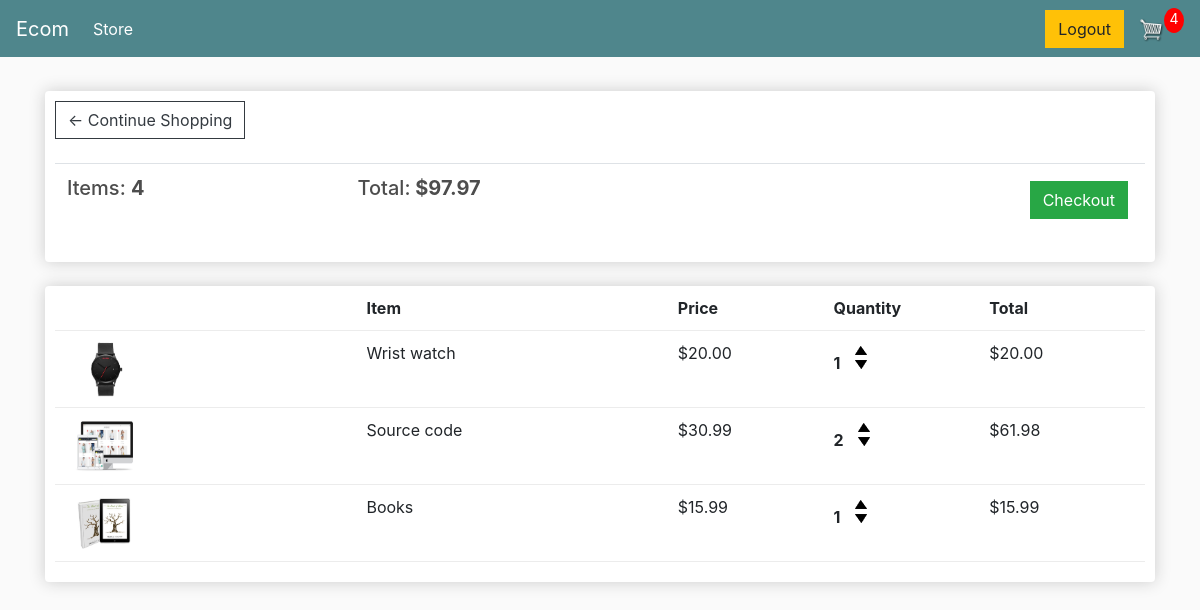
The app's page /cart/ (signed in) with its own data.
### store/models.py (models this page shows, shortened)
class Order(models.Model):
    customer = models.ForeignKey(Customer, on_delete=models.CASCADE, null=True, blank=True)
    date_ordered = models.DateTimeField(auto_now_add=True)
    complete = models.BooleanField(default=False, null=True, blank=True)
    transaction_id = models.CharField(max_length=200)
    @property
    def get_cart_total(self):
        orderitems = self.orderitem_set.all()
        total = sum([item.get_total for item in orderitems])
        return total
    @property
    def get_cart_item(self):
        orderitems = self.orderitem_set.all()
        total = sum([item.quantity for item in orderitems])
        return total

class OrderItem(models.Model):
    order = models.ForeignKey(Order, on_delete=models.CASCADE, null=True, blank=True)
    product = models.ForeignKey(Products, on_delete=models.CASCADE, null=True, blank=True)
    quantity = models.IntegerField(default=0, blank=True, null=True)
    date_added = models.DateTimeField(auto_now_add=True)
    @property
    def get_total(self):
        total = self.product.price * self.quantity
        return total

class Products(models.Model):
    product_name = models.CharField(max_length=200)
    price = models.DecimalField(max_digits=10, decimal_places=2)
    description = models.TextField()
    images = models.ImageField()
    digital = models.BooleanField(default=False, null=True, blank=False)

### store/views.py (the view)
# urls.py: path('cart/', views.cart, name="cart"),
def cart(request):
    if request.user.is_authenticated:
        customer = request.user.customer
        order, created = Order.objects.get_or_create(customer=customer, complete=False)
        items = order.orderitem_set.all()
        cartItems = order.get_cart_item
    else:
        items = []
        order = {'get_cart_total' : 0, 'get_cart_item' : 0, 'shipping' : False}
        cartItems = order['get_cart_item']
    context = {'items' : items, 'order' : order, 'cartItems' : cartItems }
    return render(request, 'store/cart.html', context)

### store/templates/store/cart.html
{% extends 'store/main.html' %}
{% load static %}
{% block content %}
	<div class="row">
		<div class="col-lg-12">
			<div class="box-element">
				<a  class="btn btn-outline-dark" href="{% url 'store' %}">&#x2190; Continue Shopping</a>
				<br>
				<br>
				<table class="table">
					<tr>
						<th><h5>Items: <strong>{{order.get_cart_item}}</strong></h5></th>
						<th><h5>Total:<strong> ${{order.get_cart_total}}</strong></h5></th>
						<th>
							<a  style="float:right; margin:5px;" class="btn btn-success" href="{% url 'checkout' %}">Checkout</a>
						</th>
					</tr>
				</table>
			</div>
			<br>
			<div class="box-element">
				<div class="cart-row">
					<div style="flex:2"></div>
					<div style="flex:2"><strong>Item</strong></div>
					<div style="flex:1"><strong>Price</strong></div>
					<div style="flex:1"><strong>Quantity</strong></div>
					<div style="flex:1"><strong>Total</strong></div>
				</div>
				{% for item in items %}
				<div class="cart-row">
					<div style="flex:2"><img class="row-image" src="{{item.product.images.url}}"></div>
					<div style="flex:2"><p>{{item.product.product_name}}</p></div>
					<div style="flex:1"><p>${{item.product.price| floatformat:2}}</p></div>
					<div style="flex:1">
						<p class="quantity">{{item.quantity}}</p>
						<div class="quantity">
							<img data-product={{item.product.id}}  data-action='add' class="chg-quantity update-cart  "    src="{% static  'images/arrow-up.png' %}">
							<img data-product={{item.product.id}}  data-action='remove' class="chg-quantity update-cart  " src="{% static  'images/arrow-down.png' %}">
						</div>
					</div>
					<div style="flex:1"><p>${{item.get_total}}</p></div>
				</div>
				{% endfor %}
			</div>
		</div>
	</div>
{% endblock content %}

### store/templates/store/main.html (shortened to what this page needs)
<!DOCTYPE html>
{% load static %}
<html>
  <head>
    <link
      rel="stylesheet"
      href="https://stackpath.bootstrapcdn.com/bootstrap/4.4.1/css/bootstrap.min.css"
    />
    <link rel="stylesheet" type="text/css" href="{% static 'css/main.css' %}" />
  </head>
  <body>
    <nav class="navbar navbar-expand-lg navbar-dark bg-dark">
      <a class="navbar-brand" href="{% url 'store'%}">Ecom</a>
      <div class="collapse navbar-collapse" id="navbarSupportedContent">
        <ul class="navbar-nav mr-auto">
          <li class="nav-item active">
            <a class="nav-link" href="{% url 'store' %}"
              >Store <span class="sr-only">(current)</span></a
            >
          </li>
        </ul>
        <div class="form-inline my-2 my-lg-0">
          {% if request.user.is_authenticated %}
          <a href="{% url 'logout_page' %}" class="btn btn-warning">Logout</a>
          {% else %}
          <a href="{% url 'login_page' %}" class="btn btn-warning">Login</a>
          {% endif %}
          <a href="{% url 'cart' %}">
            <img id="cart-icon" src="{% static 'images/cart.png' %}" />
          </a>
          <p id="cart-total">{{cartItems}}</p>
        </div>
      </div>
    </nav>
    <div class="container">
      <br />
      {% block content %} {% endblock content %}
    </div>
  </body>
</html>

### static/css/main.css (style rules this page uses)
body { background-color: hsl(0, 0%, 98%); }
h1,h2,h3,h4,h5,h6 { color:hsl(0, 0%, 30%); }
.box-element { box-shadow:hsl(0, 0%, 80%) 0 0 16px; background-color: #fff; border-radius: 4px; padding: 10px; }
.bg-dark { background-color: #4f868c!important; }
#cart-icon { width:25px; display: inline-block; margin-left: 15px; }
#cart-total { display: block; text-align: center; color:#fff; background-color: red; width: 20px; height: 25px; border-radius: 50%; font-size: 14px; }
.col-lg-4, .col-lg-6, .col-lg-8, .col-lg-12 { margin-top: 10px; }
.btn { border-radius: 0; }
.row-image { width: 100px; }
.cart-row { display: flex; align-items: flex-stretch; padding-bottom: 10px; margin-bottom: 10px; border-bottom: 1px solid #ececec; }
.quantity { display: inline-block; font-weight: 700; padding-right:10px; }
.chg-quantity { width: 12px; cursor: pointer; display: block; margin-top: 5px; transition:.1s; }

### records on screen
Order: get_cart_item "4", get_cart_total "97.97"
OrderItem: product.images (picture), product.product_name "Wrist watch", product.price "20.00", quantity "1", get_total "20.00"
OrderItem: product.images (picture), product.product_name "Source code", product.price "30.99", quantity "2", get_total "61.98"
OrderItem: product.images (picture), product.product_name "Books", product.price "15.99", quantity "1", get_total "15.99"

### other values on screen
{{ cartItems }} "4"
